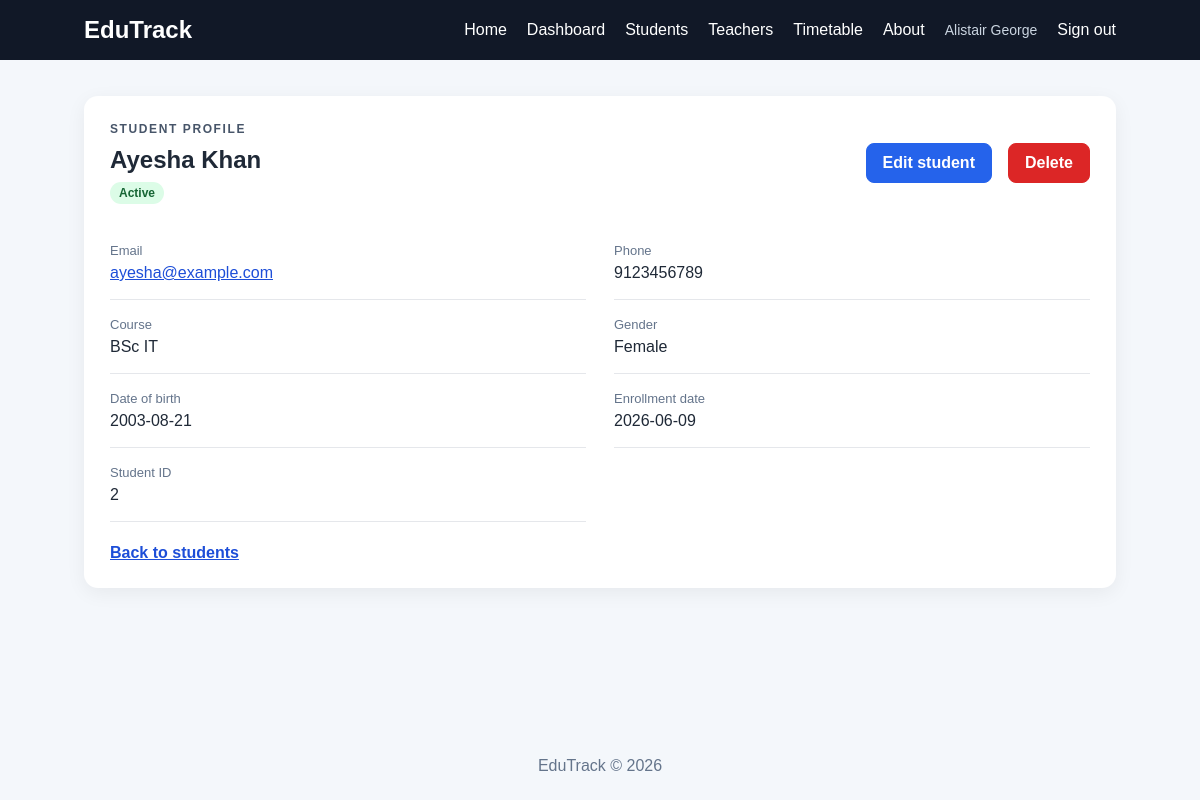
/students/2 (signed in), run on the app's committed database.
### tables this page shows
CREATE TABLE students (
                id INTEGER PRIMARY KEY AUTOINCREMENT,
                name TEXT NOT NULL,
                email TEXT NOT NULL UNIQUE,
                phone TEXT,
                gender TEXT,
                course_id INTEGER NOT NULL,
                date_of_birth TEXT,
                enrollment_date TEXT DEFAULT CURRENT_DATE,
                status TEXT NOT NULL DEFAULT 'Active',
                FOREIGN KEY (course_id) REFERENCES courses(id)
            );

CREATE TABLE courses (
                id INTEGER PRIMARY KEY AUTOINCREMENT,
                name TEXT NOT NULL UNIQUE
            );

### app.py (the view)
@app.route("/students/<int:student_id>")
@login_required
def student_detail(student_id):
    with database_connection() as connection:
        student = connection.execute(
            """
            SELECT students.*, courses.name AS course
            FROM students
            INNER JOIN courses ON students.course_id = courses.id
            WHERE students.id = ?
            """,
            (student_id,),
        ).fetchone()
    if student is None:
        abort(404)
    return render_template("student_detail.html", student=student)

### app.py (called while the page is built)
@contextmanager
def database_connection():
    connection = get_db_connection()
    try:
        yield connection
    finally:
        connection.close()

@app.before_request
def protect_post_requests():
    if request.method == "POST":
        submitted_token = request.form.get("csrf_token", "")
        session_token = session.get("csrf_token", "")
        if not session_token or not secrets.compare_digest(
            submitted_token, session_token
        ):
            abort(400, description="The form expired or could not be verified.")

@app.context_processor
def inject_template_values():
    token = session.setdefault("csrf_token", secrets.token_urlsafe(32))
    return {"csrf_token": token}

def login_required(view):
    @wraps(view)
    def wrapped_view(*args, **kwargs):
        if "admin_id" not in session:
            return redirect(url_for("login"))
        return view(*args, **kwargs)
    return wrapped_view

### database.py (called while the page is built)
def get_db_connection():
    connection = sqlite3.connect(DATABASE)
    connection.row_factory = sqlite3.Row
    connection.execute(
        "PRAGMA foreign_keys = ON"
    )
    return connection

### templates/student_detail.html (shortened to what this page needs)
{% extends "base.html" %}
{% block content %}
    <section class="panel">
        <div class="page-heading">
            <div><p class="eyebrow">STUDENT PROFILE</p><h1>{{ student["name"] }}</h1>
                <span class="status status-{{ student['status']|lower }}">{{ student["status"] }}</span>
            </div>
            <div class="button-group">
                <a class="button" href="{{ url_for('edit_student', student_id=student['id']) }}">Edit student</a>
                <form method="post" action="{{ url_for('delete_student', student_id=student['id']) }}" data-confirm="Delete this student record? This cannot be undone.">
                    <button class="button button-danger" type="submit">Delete</button>
                </form>
            </div>
        </div>
        <dl class="detail-grid">
            <div><dt>Email</dt><dd><a href="mailto:{{ student['email'] }}">{{ student["email"] }}</a></dd></div>
            <div><dt>Phone</dt><dd>{{ student["phone"] or "Not provided" }}</dd></div>
            <div><dt>Course</dt><dd>{{ student["course"] }}</dd></div>
            <div><dt>Gender</dt><dd>{{ student["gender"] or "Not provided" }}</dd></div>
            <div><dt>Date of birth</dt><dd>{{ student["date_of_birth"] or "Not provided" }}</dd></div>
            <div><dt>Enrollment date</dt><dd>{{ student["enrollment_date"] or "Not provided" }}</dd></div>
            <div><dt>Student ID</dt><dd>{{ student["id"] }}</dd></div>
        </dl>
        <a class="text-link back-link" href="{{ url_for('students') }}">Back to students</a>
    </section>
{% endblock %}

### static/style.css (style rules this page uses)
* { margin: 0; padding: 0; box-sizing: border-box; }
:root { color-scheme: light; font-family: Arial, sans-serif; color: #1f2937; background: #f4f7fb; }
body { min-width: 320px; min-height: 100vh; display: flex; flex-direction: column; background: #f4f7fb; color: #1f2937; }
a { color: #1d4ed8; }
button, input, select { font: inherit; }
.tag, .eyebrow { color: #475569; font-size: 12px; font-weight: 700; letter-spacing: 1.6px; margin-bottom: 10px; }
.primary-btn, .button { display: inline-flex; align-items: center; justify-content: center; min-height: 40px; padding: 10px 16px; border: 1px solid #2563eb; border-radius: 8px; background: #2563eb; color: white; cursor: pointer; font-weight: 700; text-decoration: none; white-space: nowrap; }
.button-danger { border-color: #dc2626; background: #dc2626; }
.card, .panel { background: white; border-radius: 14px; box-shadow: 0 5px 20px rgba(0, 0, 0, 0.06); }
.panel { padding: 26px; }
.panel h1 { margin-bottom: 8px; }
.page-heading, .section-heading, .button-group { display: flex; align-items: center; justify-content: space-between; gap: 16px; }
.page-heading { margin-bottom: 22px; }
.button-group { justify-content: flex-end; flex-wrap: wrap; }
.status { display: inline-block; padding: 4px 9px; border-radius: 999px; background: #dcfce7; color: #166534; font-size: 12px; font-weight: 700; }
.text-link { font-weight: 700; white-space: nowrap; }
.detail-grid { display: grid; grid-template-columns: repeat(2, minmax(0, 1fr)); gap: 0 28px; }
.detail-grid div { padding: 17px 0; border-bottom: 1px solid #e5e7eb; }
.detail-grid dt { margin-bottom: 6px; color: #64748b; font-size: 13px; }
.detail-grid dd { overflow-wrap: anywhere; }
.back-link { display: inline-block; margin-top: 22px; }

### data on the page
students: name "Ayesha Khan", status "Active", email "ayesha@example.com", phone "9123456789", gender "Female", date_of_birth "2003-08-21", enrollment_date "2026-06-09", id "2"
courses: course "BSc IT"

### other printed values
{{ session.get("admin_username") }} "Alistair George"
